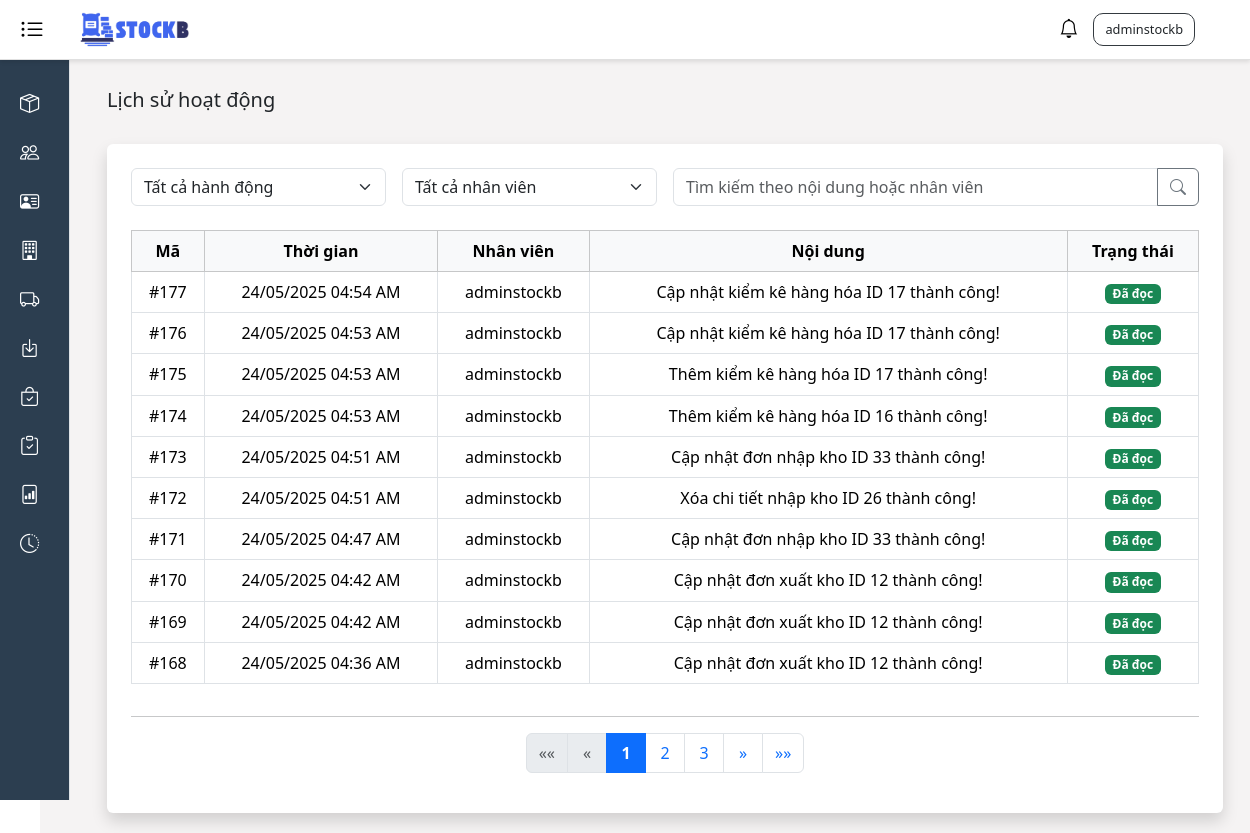
The page /activity-log/ (signed in) on the database as committed earlier.
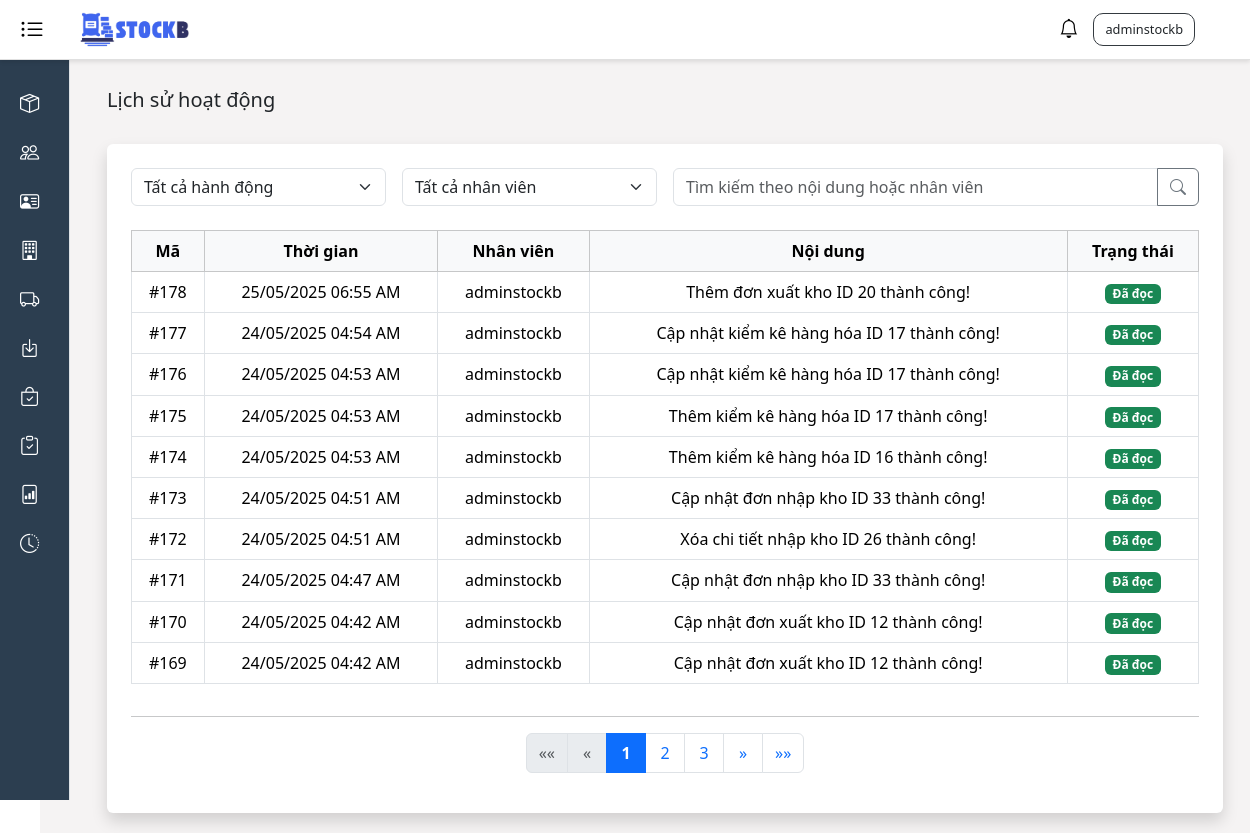
The same page on the database as committed later.
### stockb/models.py (models this page shows, shortened)
class Notification(models.Model):
    message = models.TextField()
    employee = models.ForeignKey(User, on_delete=models.SET_NULL, null="true")
    created_at = models.DateTimeField(default=timezone.now)
    is_read = models.BooleanField(default=False)
    class Meta:
        ordering = ['-created_at']

### stockb/views/notification_views.py (the view, shortened to what this page needs)
# urls.py: path('activity-log/', notification_views.activity_log_list, name='activity_log_list'),
@login_required
def activity_log_list(request):
    action_filter = request.GET.get('action_filter', 'all')
    employee_filter = request.GET.get('employee_filter', 'all')
    search_text = request.GET.get('search', '')
    logs = Notification.objects.all()
    if employee_filter != 'all':
        logs = logs.filter(employee_id=employee_filter)
    if search_text:
        logs = logs.filter(
            Q(message__icontains=search_text) |
            Q(employee__username__icontains=search_text)
        )
    employees = User.objects.filter(is_active=True).order_by('username')
    paginator = Paginator(logs, 10)
    page_number = request.GET.get('page')
    page_obj = paginator.get_page(page_number)
    context = {
        'title': 'Lịch sử hoạt động',
        'logs': page_obj,
        'action_filter': action_filter,
        'employee_filter': employee_filter,
        'search_text': search_text,
        'employees': employees,
    }
    return render(request, 'activity_log/activity_log.html', context)

### stockb/context_processors.py (called while the page is built)
def notifications(request):
    return {
        'notifications': Notification.objects.all()[:50]
    }

### stockb/templates/activity_log/activity_log.html (shortened to what this page needs)
{% extends 'base.html' %}
{% load humanize %}
{% block content %}
    <div class="d-flex justify-content-between align-items-center mb-4">
        <h5>Lịch sử hoạt động</h5>
    </div>
    <div class="container bg-white p-4 rounded shadow">
        <form method="GET" class="mb-4">
            <div class="row g-3">
                <div class="col-md-3">
                    <select name="action_filter" class="form-select" onchange="this.form.submit()">
                        <option value="all" {% if action_filter == 'all' %} selected {% endif %}>Tất cả hành động</option>
                    </select>
                </div>
                <div class="col-md-3">
                    <select name="employee_filter" class="form-select" onchange="this.form.submit()">
                        <option value="all" {% if employee_filter == "all" %}selected{% endif %}>Tất cả nhân viên</option>
                    </select>
                </div>
                <div class="col-md-6">
                    <div class="input-group">
                        <input type="text" name="search" class="form-control" placeholder="Tìm kiếm theo nội dung hoặc nhân viên" value="{{ search_text }}">
                        <button type="submit" class="btn btn-outline-secondary"><i class="bi bi-search"></i></button>
                    </div>
                </div>
            </div>
        </form>
        <div class="table-responsive">
            <table class="table table-bordered align-middle text-center">
                <thead class="table-light">
                    <tr>
                        <th scope="col">Mã</th>
                        <th scope="col">Thời gian</th>
                        <th scope="col">Nhân viên</th>
                        <th scope="col">Nội dung</th>
                        <th scope="col">Trạng thái</th>
                    </tr>
                </thead>
                <tbody>
                    {% for log in logs %}
                    <tr>
                        <td>#{{ log.id }}</td>
                        <td>{{ log.created_at|date:"d/m/Y H:i A" }}</td>
                        <td>{{ log.employee.username|default:"Hệ thống" }}</td>
                        <td>{{ log.message }}</td>
                        <td>
                            {% if log.is_read %}
                                <span class="badge bg-success">Đã đọc</span>
                            {% else %}
                                <span class="badge bg-warning">Chưa đọc</span>
                            {% endif %}
                        </td>
                    </tr>
                    {% empty %}
                    <tr>
                        <td colspan="5">Không có thông báo nào.</td>
                    </tr>
                    {% endfor %}
                </tbody>
            </table>
        </div>
      {% include 'Pagination/pagination.html' with page_obj=logs %}
    </div>
{% endblock %}

### templates/base.html (shortened to what this page needs)
<!DOCTYPE html>
<html lang="vi">
{% load static %}
<head>
    <link href="https://cdn.jsdelivr.net/npm/bootstrap@5.3.3/dist/css/bootstrap.min.css" rel="stylesheet">
    <link rel="stylesheet" href="https://cdnjs.cloudflare.com/ajax/libs/bootstrap-icons/1.11.3/font/bootstrap-icons.min.css">
    <link rel="stylesheet" href="https://cdnjs.cloudflare.com/ajax/libs/toastr.js/latest/toastr.min.css">
    <link rel="stylesheet" href="{% static 'styles.css' %}">
</head>
<body>
    <div class="header">
        <div class="left-container">
            <button class="hamburger active" id="toggleSidebar" aria-label="Toggle sidebar">
                <i class="bi bi-list-ul"></i>
            </button>
            <img src="{% static 'images/stockb-logo.png' %}" alt="StockB Logo" />
        </div>
        <div class="d-flex align-items-center">
            {% if user.is_authenticated %}
                <div class="dropdown">
                    <button class="notification-btn" id="notificationDropdown" data-bs-toggle="dropdown" aria-expanded="false" aria-label="Thông báo">
                        <i class="bi bi-bell"></i>
                    </button>
                </div>
                <div class="dropdown name-user">
                    <button class="dropdown-toggle text-dark bg-transparent border-0" id="dropdownMenuButton1"
                        data-bs-toggle="dropdown" aria-expanded="false">
                        {{ user.username }}
                    </button>
                </div>
            {% else %}
                <div class="name-user">
                    <a class="bg-transparent text-dark border-0 text-decoration-none" href="{% url 'login' %}">Đăng nhập</a>
                </div>
            {% endif %}
        </div>
    </div>
    <div class="sidebar sidebar-collapsed active" id="sidebar">
        {% if request.user.is_authenticated %}
          {% for group in request.user.groups.all %}
            {% if group.name == 'QuanLy' or group.name == 'Kiem Toan' or group.name == 'Nhan Vien Quan Li Kho' %}
              <a href="javascript:void(0)" data-bs-toggle="collapse" data-bs-target="#sanphamSubmenu" aria-expanded="false" aria-controls="sanphamSubmenu">
                <i class="bi bi-box-seam"></i><span class="menu-text">Sản phẩm</span>
              </a>
            {% endif %}
          {% endfor %}
        {% endif %}
        {% if request.user.groups.all %}
          {% for group in request.user.groups.all %}
            {% if group.name == 'QuanLy' or group.name == 'Nhan Vien Quan Li Kho' %}
              <a href="/customers">
                <i class="bi bi-people"></i><span class="menu-text">Khách hàng</span>
              </a>
            {% endif %}
          {% endfor %}
        {% endif %}
        {% if request.user.groups.all %}
          {% for group in request.user.groups.all %}
            {% if group.name == 'QuanLy' or group.name == 'Nhan Vien Quan Li Kho' %}
              <a href="/supplier">
                <i class="bi bi-person-vcard"></i><span class="menu-text">Nhà cung cấp</span>
              </a>
            {% endif %}
          {% endfor %}
        {% endif %}
        {% if request.user.groups.all %}
          {% for group in request.user.groups.all %}
            {% if group.name == 'QuanLy' or group.name == 'Nhan Vien Quan Li Kho' %}
              <a href="/units">
                <i class="bi bi-building"></i><span class="menu-text">Đơn vị</span>
              </a>
            {% endif %}
          {% endfor %}
        {% endif %}
        {% if request.user.groups.all %}
          {% for group in request.user.groups.all %}
            {% if group.name == 'QuanLy' or group.name == 'Nhan Vien Quan Li Kho' %}
              <a href="/stock-out">
                <i class="bi bi-truck"></i><span class="menu-text">Xuất kho</span>
              </a>
            {% endif %}
          {% endfor %}
        {% endif %}
        {% if request.user.groups.all %}
          {% for group in request.user.groups.all %}
            {% if group.name == 'QuanLy' or group.name == 'Nhan Vien Quan Li Kho' %}
              <a href="/stock-in">
                <i class="bi bi-box-arrow-in-down"></i><span class="menu-text">Nhập kho</span>
              </a>
            {% endif %}
          {% endfor %}
        {% endif %}
        {% if request.user.groups.all %}
          {% for group in request.user.groups.all %}
            {% if group.name == 'QuanLy' or group.name == 'Kiem Toan' or group.name == 'Nhan Vien Quan Li Kho' %}
              <a href="javascript:void(0)" data-bs-toggle="collapse" data-bs-target="#kiemkeSubmenu" aria-expanded="false" aria-controls="kiemkeSubmenu">
                <i class="bi bi-bag-check"></i><span class="menu-text">Kiểm tra sản phẩm</span>
              </a>
            {% endif %}
          {% endfor %}
        {% endif %}
        {% if request.user.groups.all %}
          {% for group in request.user.groups.all %}
            {% if group.name == 'QuanLy' or group.name == 'Kiem Toan' or group.name == 'Nhan Vien Quan Li Kho' %}
              <a href="/inventory-check">
                <i class="bi bi-clipboard-check"></i><span class="menu-text">Kiểm kê</span>
              </a>
            {% endif %}
          {% endfor %}
        {% endif %}
        {% if request.user.groups.all %}
          {% for group in request.user.groups.all %}
            {% if group.name == 'QuanLy' or group.name == 'Kiem Toan' %}
              <a href="/report">
                <i class="bi bi-file-bar-graph"></i><span class="menu-text">Báo cáo</span>
              </a>
            {% endif %}
          {% endfor %}
        {% endif %}
        {% if request.user.groups.all %}
          {% for group in request.user.groups.all %}
            {% if group.name == 'QuanLy' %}
              <a href="/activity-log">
                <i class="bi bi-clock-history"></i><span class="menu-text">Lịch sử hoạt động</span>
              </a>
            {% endif %}
          {% endfor %}
        {% endif %}
    </div>
    <div class="main-content expanded">
        <div class="container mt-5">
            {% block content %}{% endblock %}
        </div>
    </div>
</body>
</html>

### stockb/templates/Pagination/pagination.html (shortened to what this page needs)
<div class="col-12 mt-3 mb-3">
         <hr class="my-1">
      </div>
<nav aria-label="Phân trang">
    <ul class="pagination justify-content-center">
        {% if page_obj.has_previous %}
            <li class="page-item">
                <a class="page-link" href="?page=1{% if request.GET.search %}&search={{ request.GET.search }}{% endif %}" aria-label="Trang đầu">
                    <span aria-hidden="true">&laquo;&laquo;</span>
                </a>
            </li>
            <li class="page-item">
                <a class="page-link" href="?page={{ page_obj.previous_page_number }}{% if request.GET.search %}&search={{ request.GET.search }}{% endif %}" aria-label="Trang trước">
                    <span aria-hidden="true">&laquo;</span>
                </a>
            </li>
        {% else %}
            <li class="page-item disabled">
                <span class="page-link">&laquo;&laquo;</span>
            </li>
            <li class="page-item disabled">
                <span class="page-link">&laquo;</span>
            </li>
        {% endif %}
        {% for i in page_obj.paginator.page_range %}
            {% if page_obj.number == i %}
                <li class="page-item active">
                    <span class="page-link text-white">{{ i }}</span>
                </li>
            {% elif i > page_obj.number|add:'-3' and i < page_obj.number|add:'3' %}
                <li class="page-item">
                    <a class="page-link" href="?page={{ i }}{% if request.GET.search %}&search={{ request.GET.search }}{% endif %}">{{ i }}</a>
                </li>
            {% endif %}
        {% endfor %}
        {% if page_obj.has_next %}
            <li class="page-item">
                <a class="page-link" href="?page={{ page_obj.next_page_number }}{% if request.GET.search %}&search={{ request.GET.search }}{% endif %}" aria-label="Trang sau">
                    <span aria-hidden="true">&raquo;</span>
                </a>
            </li>
            <li class="page-item">
                <a class="page-link" href="?page={{ page_obj.paginator.num_pages }}{% if request.GET.search %}&search={{ request.GET.search }}{% endif %}" aria-label="Trang cuối">
                    <span aria-hidden="true">&raquo;&raquo;</span>
                </a>
            </li>
        {% endif %}
    </ul>
</nav>

### static/styles.css (style rules this page uses)
body { overflow-x: hidden; }
.header { height: 60px; width: 100%; background-color: #ffffff; border-bottom: 1px solid #e0e0e0; padding: 10px 20px; display: flex; align-items: center; justify-content: space-between; box-shadow: 0 2px 4px rgba(0, 0, 0, 0.1); position: fixed; top: 0; left: 0; z-index: 1000; }
.header .left-container { display: flex; align-items: center; }
.header .name-user { border: #343a40 solid 1px; padding: 5px; border-radius: 10px; font-size: 80%; margin-right: 35px; font-weight: 600; }
.header img { width: 120px; height: 40px; object-fit: cover; margin-left: 30px; }
.notification-btn { position: relative; margin-right: 15px; background: none; border: none; padding: 0; }
.notification-btn .bi-bell { font-size: 1.2rem; }
.name-user .dropdown-toggle::after { display: none; }
.sidebar { width: 250px; background-color: #2c3e50; color: #ffffff; height: calc(100vh - 60px); position: fixed; top: 60px; left: 0; padding-top: 20px; overflow-y: auto; border-right: 1px solid #dee2e6; }
.sidebar.sidebar-collapsed { width: 70px; }
.sidebar a { color: #ffffff; text-decoration: none; display: flex; align-items: center; padding: 10px 20px; font-weight: 500; }
.sidebar.sidebar-collapsed a { justify-content: center; }
.sidebar i { margin-right: 10px; font-size: 1.2rem; min-width: 20px; text-align: center; }
.main-content { margin-left: 250px; margin-top: 20px; padding: 20px; background: #F5F3F3; min-height: 100vh ; width: calc(100% - 250px); transition: margin-left 0.0s; }
.main-content.expanded { margin-left: 5vh; width: 100%; }
.hamburger { font-size: 1.5rem; background: none; border: none; cursor: pointer; padding: var(--spacing-sm); border-radius: var(--border-radius); }
.hamburger i { line-height: 1; color: #DC3545; }
.hamburger.active i { color: #000000; }

### stockb/templates/Pagination/pagination.html (style rules this page uses)
.pagination .page-item.active .page-link { background-color: #0d6efd; border-color: #0d6efd; color: white; font-weight: bold; }
.pagination .page-link { min-width: 40px; height: 40px; display: flex; align-items: center; justify-content: center; font-size: 1rem; padding: 0.5rem 0.75rem; }
.pagination .page-item:first-child .page-link { border-top-left-radius: 0.375rem; border-bottom-left-radius: 0.375rem; }
.pagination .page-item:last-child .page-link { border-top-right-radius: 0.375rem; border-bottom-right-radius: 0.375rem; }

Rows that differ between the two databases and show on the page:
no longer on this page (row unchanged): Notification: id "168", created_at "24/05/2025 04:36 AM", employee.username "adminstockb", message "Cập nhật đơn xuất kho ID 12 thành công!", is_read "Đã đọc"
added Notification: id "178", created_at "25/05/2025 06:55 AM", employee.username "adminstockb", message "Thêm đơn xuất kho ID 20 thành công!", is_read "Đã đọc"
